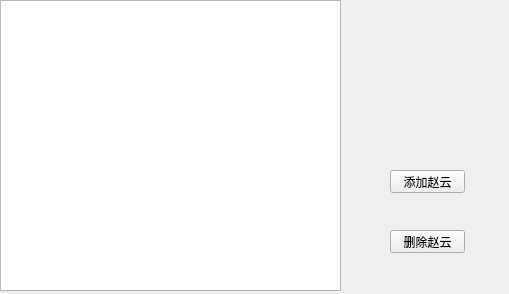
<?xml version="1.0" encoding="UTF-8"?>
<ui version="4.0">
 <class>Widget</class>
 <widget class="QWidget" name="Widget">
  <property name="geometry">
   <rect>
    <x>0</x>
    <y>0</y>
    <width>509</width>
    <height>294</height>
   </rect>
  </property>
  <property name="windowTitle">
   <string>Widget</string>
  </property>
  <widget class="QTableWidget" name="tableWidget">
   <property name="geometry">
    <rect>
     <x>0</x>
     <y>0</y>
     <width>341</width>
     <height>291</height>
    </rect>
   </property>
  </widget>
  <widget class="QPushButton" name="addBtn">
   <property name="geometry">
    <rect>
     <x>390</x>
     <y>170</y>
     <width>75</width>
     <height>23</height>
    </rect>
   </property>
   <property name="text">
    <string>添加赵云</string>
   </property>
  </widget>
  <widget class="QPushButton" name="delBtn">
   <property name="geometry">
    <rect>
     <x>390</x>
     <y>230</y>
     <width>75</width>
     <height>23</height>
    </rect>
   </property>
   <property name="text">
    <string>删除赵云</string>
   </property>
  </widget>
 </widget>
 <layoutdefault spacing="6" margin="11"/>
 <resources/>
 <connections/>
</ui>
